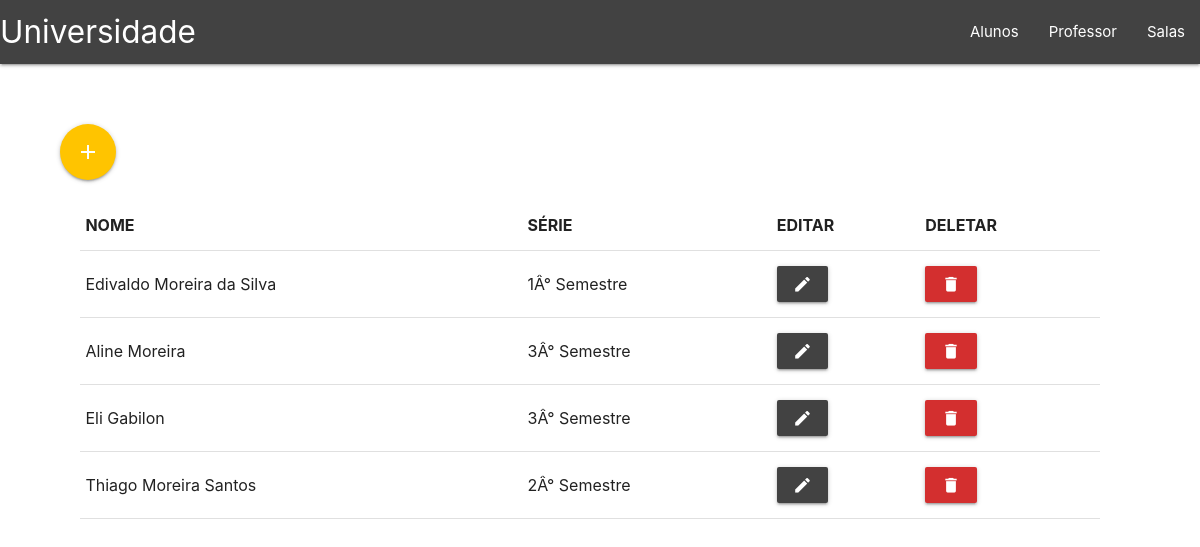
The app's page /Aluno/Aluno.php with its own data.
### tables this page shows
CREATE TABLE IF NOT EXISTS `aluno` (
  `id` int(11) NOT NULL AUTO_INCREMENT,
  `nome` varchar(100) NOT NULL,
  `serie` varchar(50) NOT NULL,
  PRIMARY KEY (`id`)
);

### php/read.php (called while the page is built)
<?php
include ("conect/conect.php");
if($page == "professor"){
    $consulta = "SELECT * FROM Professor";
}elseif ($page == "aluno"){
    $consulta = "SELECT * FROM Aluno";
}
$read = $conn->query($consulta) or die ($mysqli->error);

### Aluno/Aluno.php (the view)
<?php
$page = "aluno";
include("../php/read.php");
?>
<?php include("../Head.php"); ?>
<div class="div-lista ">
    <div class="row">
        <legend><a class="amber accent-3 s12 m6 btn-floating btn-large waves-effect waves-light" href="AlunoCreate.php"><i class="material-icons">add</i></a></legend>
    </div>
    <div class="row transparent">
        <table class="table-lista highlight">
            <thead>
                <tr>
                    <th class="s12 m4">NOME</th>
                    <th class="s12 m4">SÉRIE</th>
                    <th class="s12 m4">EDITAR</th>
                    <th class="s12 m4">DELETAR</th>
                </tr>
            </thead>
            <tbody>
                <?php while ($dado = $read->fetch_array()){?>
                <tr>
                    <td><?php echo $dado["nome"];?></td>
                    <td><?php  echo $dado["serie"];?></td>
                    <td>
                        <a class="waves-effect modal-trigger btn grey darken-3" href="AlunoEdit.php?id=<?= $dado['id']?>"><i class="material-icons prefix">create</i></a>
                    </td>
                    <td>
                        <a class="waves-effect modal-trigger btn red darken-2" href="../php/delete.php?id=<?= $dado['id']?>&page=aluno"><i class="material-icons prefix">delete</i></a>
                    </td>
                </tr>
                <?php }?>
            </tbody>
        </table>
    </div>
</div>
<?php include ("../Footer.php");?>

### Arquivos/css/estilo.css (style rules this page uses)
.table-lista { margin: 0 0 0 2%; }
.div-lista { margin: 5% 10% 0 5%; }

### records on screen
aluno: nome "Edivaldo Moreira da Silva", serie "1Â° Semestre"
aluno: nome "Aline Moreira", serie "3Â° Semestre"
aluno: nome "Eli Gabilon", serie "3Â° Semestre"
aluno: nome "Thiago Moreira Santos", serie "2Â° Semestre"
